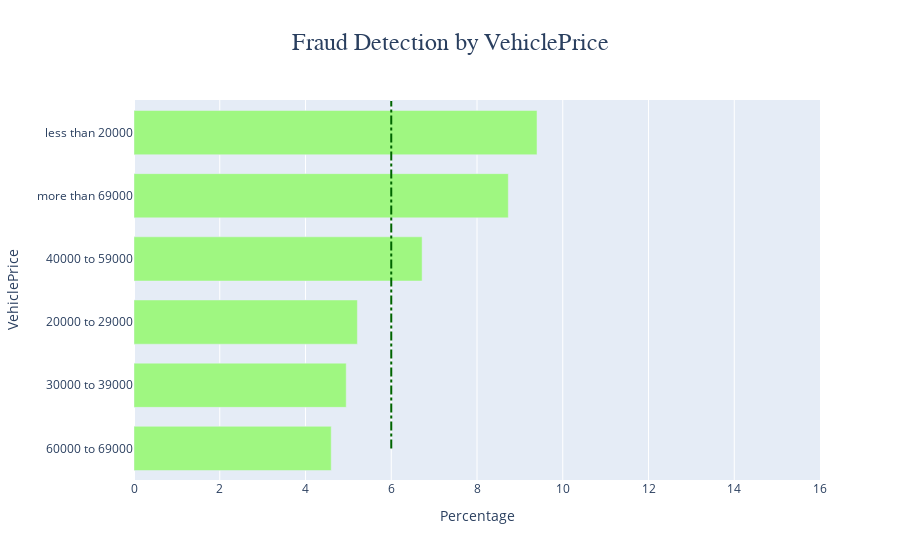

Notebook code cell kept with this figure:
### Code cell
df_counts_vp = df['VehiclePrice'].value_counts().sort_index()
df_counts_fraud3 = df_fraud['VehiclePrice'].value_counts().sort_index()
df_percentages_fraud3 = pd.DataFrame(round((df_counts_fraud3 / df_counts_vp) * 100, 2)).fillna(0).reset_index()

df_percentages_fraud3.columns = ['VehiclePrice', 'Fraud %']
df_percentages_fraud3 = df_percentages_fraud3.sort_values(by=['Fraud %'])

# Bar Chart
fig = go.Figure()

fig.add_trace(go.Bar(x=df_percentages_fraud3['Fraud %'], y=df_percentages_fraud3['VehiclePrice'], orientation='h',
    marker_color='#9FF781'))

fig.update_layout(
    title={
        'text': 'Fraud Detection by VehiclePrice',
        'x':0.5,
        'font': {'family': "Arial, sans-serif", 'size': 24}
    })

fig.update_layout(
    xaxis=dict(title='Percentage', range=[0, 16], dtick=2), yaxis=dict(title='VehiclePrice'), legend=dict(title='Outcome'), bargap=0.3)

fig.add_shape(
    type="line",
    x0=6,
    y0=0,
    x1=6,
    y1=5.5,
    line=dict(
        color="rgba(0, 100, 0, 1)",
        width=2,
        dash="dashdot", 
    ),
)

fig.show()

### Figure 1 — Plotly figure (JSON) as saved in the notebook; plotly's stock layout.template omitted (floating-point values rounded to 4 significant figures)
{"data": [{"marker": {"color": "#9FF781"}, "orientation": "h", "type": "bar", "x": [4.6, 4.95, 5.21, 6.72, 8.73, 9.4], "y": ["60000 to 69000", "30000 to 39000", "20000 to 29000", "40000 to 59000", "more than 69000", "less than 20000"]}], "layout": {"autosize": true, "bargap": 0.3, "legend": {"title": {"text": "Outcome"}}, "shapes": [{"line": {"color": "rgba(0, 100, 0, 1)", "dash": "dashdot", "width": 2}, "type": "line", "x0": 6, "x1": 6, "y0": 0, "y1": 5.5}], "title": {"font": {"family": "Arial, sans-serif", "size": 24}, "text": "Fraud Detection by VehiclePrice", "x": 0.5}, "xaxis": {"dtick": 2, "range": [0, 16], "title": {"text": "Percentage"}, "type": "linear"}, "yaxis": {"autorange": true, "range": [-0.5, 5.534], "title": {"text": "VehiclePrice"}, "type": "category"}}}
